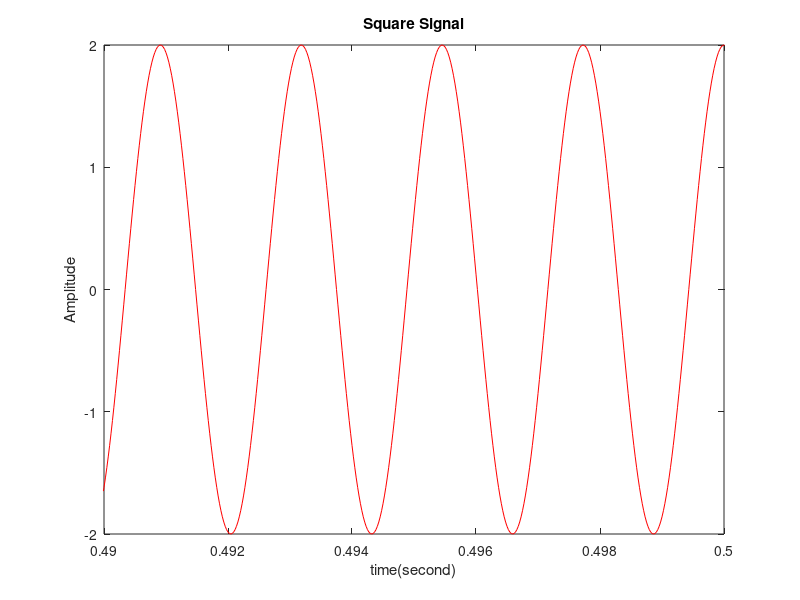

MATLAB code to generate this figure:
A=2; %Amplitude
stoptime=1; %Sample range
T=1/44000; %Period
t=(0:T:stoptime-T); %Time
theta=0; %Phase
Fc=440; %Frequency 
Fs=1/T; %Freq sampling 
x = A*cos((2*pi*Fc*t)+theta); %Sinewave Equation
%Plot
plot(t,x,'r'); 
xlabel('time(second)');
ylabel('Amplitude');
title('Square Signal');
axis([0.49, 0.5,-2,2]);
